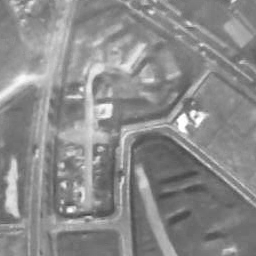
%> input picture img_refdata1/ref98.png, 256 x 256 px
$ octave RIPOC_master.m   (GNU Octave 9; MATLAB toolbox functions it lacks are replaced by stand-ins)
%> lines starting %> are read from the running program, lines starting %| are printed output that depends on the picture
### img_refdata1/ImageRotateScale.m
function resizeimage = ImageRotateScale(Image,theta,scale,width,height)

cx = width/2;
cy = height/2;
ct = cosd(theta);
st = sind(theta);

% tform = affine2d([cosd(theta) -sind(theta) 0; sind(theta) cosd(theta) 0; 0 0 1]);

resizeimage = zeros(width,height);

for i= 0:width-1
    for j= 0:height-1
        x=(ct*(i-cx)-st*(j-cy))*scale+cx;
        y=(ct*(j-cy)+st*(i-cx))*scale+cy;
        if 0 < x && x < width - 1 && 0 < y && y < height - 1
             x0 = floor(x);
             y0 = floor(y);
             x1 = x0 + 1.0;
             y1 = y0 + 1.0;
            w0=x1-x;
            w1=x-x0;
            h0=y1-y;
            h1=y-y0;
            %丂linear曗姰
            val=Image(y0+1,x0+1)*w0*h0 + Image(y0+1,x1+1)*w1*h0+ Image(y1+1,x0+1)*w0*h1 + Image(y1+1,x1+1)*w1*h1;
                resizeimage(j+1,i+1)=val;
            end
    end
end


end

### img_refdata1/RIPOC_master.m
% 2016/9/12 Yoshi Ri @ Univ Tokyo
% RIPOC program
% input : 2 images
% output : translation , rotation , scaling


%% サイズ決定
 width = 256;
 height = 256;
 cy = height/2;
 cx = width/2;

%% 窓関数の準備 （画像端の影響を避けるため）
% ①画像の2次元ハニング窓：
han_win = zeros(width);
Rhan_win = zeros(width);
% ②S/N比の小さい 広域をカットする窓
cut_win = zeros(width);

for i = 1 :256
    for j = 1:256
%         dis = sqrt(((cx-i)*(cx-i)+(cx-j)*(cx-j))/128/128/2);
%         han_win(i,j) = 0.5*(1.0 - cos(pi*dis));
            han_win(i,j) = 0.25 * (1.0 + cos(pi*abs(128 - i) / 128.0))*(1.0 + cos(pi*abs(128 - j) / 128.0));
            % Root han_win
            Rhan_win(i,j)=abs(cos(pi*abs(128 - i) / 256)*cos(pi*abs(128 - j) / 256));
%           Rhan_win(i,j)=1;
           if abs(i-cx) + abs(j-cy) < 128
                cut_win(i,j) = 1.0;
           end
    end
end


%% 画像入力
%  AI = rgb2gray(imread('Picture 6.jpg'));
%  BI = rgb2gray(imread('Picture 14.jpg'));

AI = imread('ref98.png');
%> AI is the input picture: size 256x256 uint8; min 65, max 255, mean 139.5
BI = imread('ref178.png');
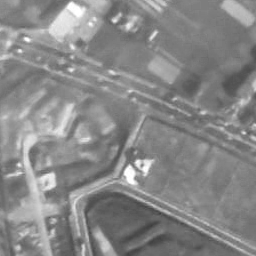
%> input picture img_refdata1/ref178.png, 256 x 256 px
%> BI is the input picture: size 256x256 uint8; min 61, max 255, mean 135.6
% BI = ImageRotateScale(BI,0,1.3,256,256);
 %  BI = ImageRotateScale(BI,-30,1.2,256,256);
%BI = imtranslate(BI,[5, -19]);


%% 窓関数（フィルタ）を掛ける
% IA = Rhan_win .* double(rgb2gray(AI));
IA = Rhan_win .* double((AI));
IB = Rhan_win .* double(BI);

% [5 lines of commented-out code are left out]

%%　グレースケール化
% [4 lines of commented-out code are left out]


%%切り出し
% IA = imcrop(AI,[ cx-width/2,cy-height/2,width-1,height-1]);
% IB = imcrop(BI,[ cx-width/2,cy-height/2,width-1,height-1]);


%% 2DFFT
A=fft2(IA);
B=fft2(IB);

At = A./abs(A);
Bt = (conj(B))./abs(B);

%% 振幅成分の抽出　＆　対数化
% As=cut_win .* fftshift(log(abs(A)+1));
% Bs=cut_win .* fftshift(log(abs(B)+1));
As= fftshift(log(abs(A)+1));
Bs= fftshift(log(abs(B)+1));

%% Log-Poler Transformation

lpcA = zeros(height,width);
lpcB = zeros(height,width);
cx = width / 2;
cy = height / 2;

% 最適な　M：　512*512=100(82.5) 256*256=55(46.234) ただし，広域カットするときは63
% 距離方向をどの程度の対数でまとめるかというお話。有効域を出来るだけ入れて計算したい
M = 55;
for i= 0:width-1
    for j= 0:height-1
        r =exp(i/M);
        x=r*cos(2*pi*j/height)+cx;
        y=r*sin(2*pi*j/height)+cy;
        if 0 < x && x < width - 1 && 0 < y && y < height - 1
             x0 = floor(x);
             y0 = floor(y);
             x1 = x0 + 1.0;
             y1 = y0 + 1.0;
            w0=x1-x;
            w1=x-x0;
            h0=y1-y;
            h1=y-y0;
            %　Bilinear補完
            val=As(y0+1,x0+1)*w0*h0 + As(y0+1,x1+1)*w1*h0+ As(y1+1,x0+1)*w0*h1 + As(y1+1,x1+1)*w1*h1;
            %　ほぼ補間でできている低域をCutOffする
            if i > 180 && i < 270
                 lpcA(j+1,i+1)=val;
            else
                 lpcA(j+1,i+1)=0;
            end
            val=Bs(y0+1,x0+1)*w0*h0 + Bs(y0+1,x1+1)*w1*h0+ Bs(y1+1,x0+1)*w0*h1 + Bs(y1+1,x1+1)*w1*h1;
            if i > 180  && i < 270
                 lpcB(j+1,i+1)=val;
            else
                 lpcB(j+1,i+1)=0;
            end
        end
    end
end
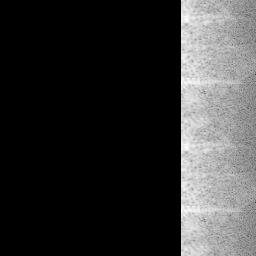
%> lpcB: size 256x256 double; min 0, max 9.77, mean 2.01; drawn with min black and max white
%> after the loop, h0 = 0.532; h1 = 0.468; val = 4.81; w0 = 0.863; w1 = 0.137; x0 = 231; x1 = 232; y0 = 125; y1 = 126

%%%% end LogPoler %%%


PA = fft2(lpcA);
PB = fft2(lpcB);
Ap = PA./abs(PA);
Bp = (conj(PB))./abs(PB);
Pp = fftshift(ifft2(Ap.*Bp));
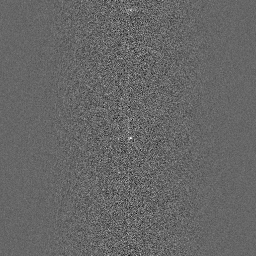
%> Pp: size 256x256 double; min -0.0279, max 0.0413, mean 1.53e-05; drawn with min black and max white


[mm,x]=max(Pp);
%> mm = 256 values, max 0.0413 at index 131, min 0.00302 at index 254, mean 0.00973; x = 256 values, max 256 at index 92, min 1 at index 31, mean 125.1
[mx,y]=max(mm);
%> mx = 0.0413; y = 131
px=y;
%> px = 131
py=x(y);
%> py = 139

%% Bilinear補間
sum = Pp(py-1,px-1)+Pp(py,px-1)+Pp(py+1,px-1)+Pp(py-1,px)+Pp(py,px)+Pp(py+1,px)+Pp(py-1,px+1)+Pp(py,px+1)+Pp(py+1,px+1);
%> sum = 0.173

pxx = ( Pp(py-1,px-1)+Pp(py,px-1)+Pp(py+1,px-1) ) * (px-1) + ( Pp(py-1,px)+Pp(py,px)+Pp(py+1,px) ) * px + ( Pp(py-1,px+1)+Pp(py,px+1)+Pp(py+1,px+1) )* (px+1);
%> pxx = 22.66
pxx = pxx/sum;
%> pxx = 131

pyy = ( Pp(py-1,px-1)+Pp(py-1,px)+Pp(py-1,px+1) ) * (py-1) + ( Pp(py,px-1)+Pp(py,px)+Pp(py,px+1) ) * (py) + ( Pp(py+1,px-1)+Pp(py+1,px)+Pp(py+1,px+1) ) * (py+1);
%> pyy = 23.99
pyy= pyy/sum;
%> pyy = 138.7

dx = width/2 - pxx + 1;
%> dx = -2
dy = height/2 - pyy + 1;
%> dy = -9.69

%% Scale量の補正
% dx = dx * 82/M;
dx = dx * 47.0/M;
%> dx = -1.71

%% 回転量には2つのピークが出現する
theta1 = 360 * dy / height;
%> theta1 = -13.62
theta2 = theta1 + 180;
%> theta2 = 166.4
scale = 1/power(width,dx/width)
%> scale = 1.04
figure;
mesh(Pp);
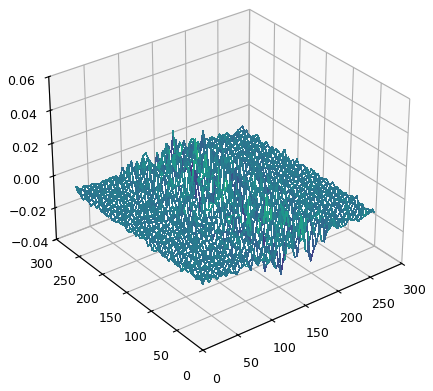
%> figure redrawn from the program's plot data

%% 回転・拡大縮小量 を補正
% 面倒だが角度には2つのパターンがある…
IB_recover1 = ImageRotateScale(IB, theta1,scale,width,height);
%> in ImageRotateScale, `ct = cosd(theta);`: ct = 0.972
%> in ImageRotateScale, `st = sind(theta);`: st = -0.236
%> after the loop in ImageRotateScale, `for i= 0:width-1`: h0 = 0.0833; h1 = 0.917; val = 0.206; w0 = 0.131; w1 = 0.869; x0 = 254; x1 = 255; y0 = 91; y1 = 92
IB_recover2 = ImageRotateScale(IB, theta2,scale,width,height);
%> call 2 of ImageRotateScale, with theta = 166.4, scale = 1.04, width = 256, height = 256
%> in ImageRotateScale (call 2), `ct = cosd(theta);`: ct = -0.972
%> in ImageRotateScale (call 2), `st = sind(theta);`: st = 0.236
%> after the loop in ImageRotateScale (call 2), `for i= 0:width-1`:
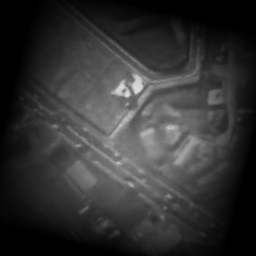
%> resizeimage: size 256x256 double; min 0, max 227.9, mean 50.9
%> after the loop in ImageRotateScale (call 2), `for i= 0:width-1`: h0 = 0.951; h1 = 0.049; val = 1.73; w0 = 0.847; w1 = 0.153; x0 = 0; x1 = 1; y0 = 160; y1 = 161

%% 平行移動量検出 ＆ 回転量決定

IB_R1=fft2(IB_recover1);
IB_R2=fft2(IB_recover2);
IB1p = (conj(IB_R1))./abs(IB_R1);
IB2p = (conj(IB_R2))./abs(IB_R2);

App = A./abs(A);
Pp1 = fftshift(ifft2(App.*IB1p));
Pp2 = fftshift(ifft2(App.*IB2p));
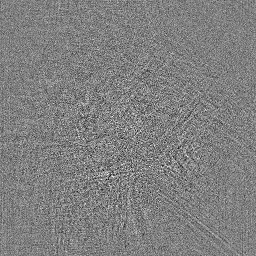
%> Pp2: size 256x256 double; min -0.0209, max 0.0207, mean 1.53e-05; drawn with min black and max white

[mm1,x1]=max(Pp1);
%> mm1 = 256 values, max 0.118 at index 192, min 0.00607 at index 9, mean 0.0122; x1 = 256 values, max 253 at index 70, min 9 at index 20, mean 123.7
[mx1,y1]=max(mm1);
%> mx1 = 0.118; y1 = 192
px1=y1;
%> px1 = 192
py1=x1(y1);
%> py1 = 80

[mm2,x2]=max(Pp2);
%> mm2 = 256 values, max 0.0207 at index 150, min 0.00667 at index 220, mean 0.0117; x2 = 256 values, max 256 at index 228, min 10 at index 30, mean 141.9
[mx2,y2]=max(mm2);
%> mx2 = 0.0207; y2 = 150
px2=y2;
%> px2 = 150
py2=x2(y2);
%> py2 = 167

%% 2種類の回転量についてPOCを行い，ピークが出る方，値が大きいほうを真値とする
if mx1 > mx2
theta = theta1
%> theta = -13.62
sum1 = Pp1(py1-1,px1-1)+Pp1(py1,px1-1)+Pp1(py1+1,px1-1)+Pp1(py1-1,px1)+Pp1(py1,px1)+Pp1(py1+1,px1)+Pp1(py1-1,px1+1)+Pp1(py1,px1+1)+Pp1(py1+1,px1+1);
%> sum1 = 0.642

pxx1 = ( Pp1(py1-1,px1-1)+Pp1(py1,px1-1)+Pp1(py1+1,px1-1) ) * (px1-1) + ( Pp1(py1-1,px1)+Pp1(py1,px1)+Pp1(py1+1,px1) ) * px1 + ( Pp1(py1-1,px1+1)+Pp1(py1,px1+1)+Pp1(py1+1,px1+1) )* (px1+1);
%> pxx1 = 123.4
pxx1 = pxx1/sum1;
%> pxx1 = 192.1

pyy1 = ( Pp1(py1-1,px1-1)+Pp1(py1-1,px1)+Pp1(py1-1,px1+1) ) * (py1-1) + ( Pp1(py1,px1-1)+Pp1(py1,px1)+Pp1(py1,px1+1) ) * (py1) + ( Pp1(py1+1,px1-1)+Pp1(py1+1,px1)+Pp1(py1+1,px1+1) ) * (py1+1);
%> pyy1 = 51.29
pyy1= pyy1/sum1;
%> pyy1 = 79.86

dx = width/2 - pxx1 + 1
%> dx = -63.13
dy = height/2 - pyy1 + 1
%> dy = 49.14

f1 = figure;
result = imtranslate(IB_recover1,[-dx, -dy]);
imshow(abs(double(IA)-result),[0 255]);
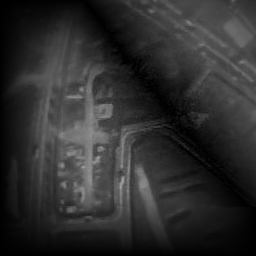
%> displayed picture: size 256x256, on the screen's scale of 0 to 255; min 0, max 160, mean 45.8
%SaveFigPDF(f1,'sabun_bibun');
f2 = figure;
imshow(result,[0 255]);
%SaveFigPDF(f2,'compared_moved');
f3 = figure;
imshow(IA,[0 255]);
%SaveFigPDF(f3,'ref_bibun');
f4 = figure;
imshow(IB,[0 255]);
%SaveFigPDF(f4,'compared');


else
theta = theta2
sum2 = Pp2(py2-1,px2-1)+Pp2(py2,px2-1)+Pp2(py2+1,px2-1)+Pp2(py2-1,px2)+Pp2(py2,px2)+Pp2(py2+1,px2)+Pp2(py2-1,px2+1)+Pp2(py2,px2+1)+Pp2(py2+1,px2+1);

pxx2 = ( Pp2(py2-1,px2-1)+Pp2(py2,px2-1)+Pp2(py2+1,px2-1) ) * (px2-1) + ( Pp2(py2-1,px2)+Pp2(py2,px2)+Pp2(py2+1,px2) ) * px2 + ( Pp2(py2-1,px2+1)+Pp2(py2,px2+1)+Pp2(py2+1,px2+1) )* (px2+1);
pxx2 = pxx2/sum2;

pyy2 = ( Pp2(py2-1,px2-1)+Pp2(py2-1,px2)+Pp2(py2-1,px2+1) ) * (py2-1) + ( Pp2(py2,px2-1)+Pp2(py2,px2)+Pp2(py2,px2+1) ) * (py2) + ( Pp2(py2+1,px2-1)+Pp2(py2+1,px2)+Pp2(py2+1,px2+1) ) * (py2+1);
pyy2= pyy2/sum2;

dx = width/2 - pxx2 + 1
dy = height/2 - pyy2 + 1

f1 = figure;
result = imtranslate(IB_recover2,[-dx, -dy]);
imshow(abs(double(IA)-result),[0 255]);
%SaveFigPDF(f1,'sabun_bibun');
f2 = figure;
imshow(result,[0 255]);
%SaveFigPDF(f2,'compared_moved');
f3 = figure;
imshow(IA,[0 255]);
%SaveFigPDF(f3,'ref_bibun');
f4 = figure;
imshow(IB,[0 255]);
%SaveFigPDF(f4,'compared');
end
